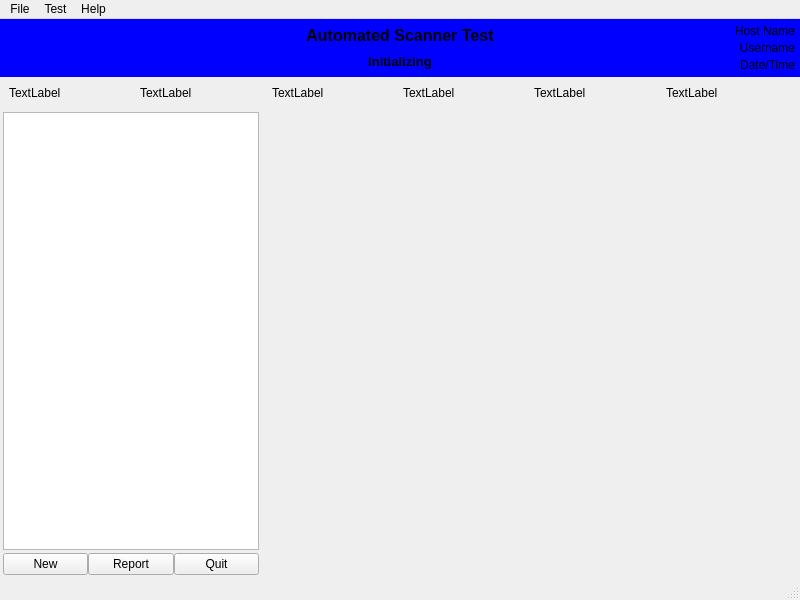
<?xml version="1.0" encoding="UTF-8"?>
<ui version="4.0">
 <class>TesterWindow</class>
 <widget class="QMainWindow" name="TesterWindow">
  <property name="geometry">
   <rect>
    <x>0</x>
    <y>0</y>
    <width>800</width>
    <height>600</height>
   </rect>
  </property>
  <property name="minimumSize">
   <size>
    <width>800</width>
    <height>600</height>
   </size>
  </property>
  <property name="windowTitle">
   <string>Automated Scanner Test</string>
  </property>
  <property name="windowIcon">
   <iconset resource="../asset/tester.qrc">
    <normaloff>:/rsc/Pangolin.ico</normaloff>:/rsc/Pangolin.ico</iconset>
  </property>
  <property name="toolTip">
   <string>Functional tests of Pangolin Laser System scanners</string>
  </property>
  <widget class="QWidget" name="widgetMain">
   <property name="sizePolicy">
    <sizepolicy hsizetype="Preferred" vsizetype="Preferred">
     <horstretch>0</horstretch>
     <verstretch>0</verstretch>
    </sizepolicy>
   </property>
   <layout class="QVBoxLayout" name="layoutMain">
    <property name="spacing">
     <number>0</number>
    </property>
    <property name="sizeConstraint">
     <enum>QLayout::SizeConstraint::SetMinimumSize</enum>
    </property>
    <property name="leftMargin">
     <number>0</number>
    </property>
    <property name="topMargin">
     <number>0</number>
    </property>
    <property name="rightMargin">
     <number>0</number>
    </property>
    <property name="bottomMargin">
     <number>0</number>
    </property>
    <item>
     <widget class="QFrame" name="frameTitle">
      <property name="sizePolicy">
       <sizepolicy hsizetype="Preferred" vsizetype="Preferred">
        <horstretch>0</horstretch>
        <verstretch>0</verstretch>
       </sizepolicy>
      </property>
      <property name="autoFillBackground">
       <bool>false</bool>
      </property>
      <property name="styleSheet">
       <string notr="true">background-color: rgb(0, 0, 255);</string>
      </property>
      <property name="frameShape">
       <enum>QFrame::Shape::NoFrame</enum>
      </property>
      <property name="frameShadow">
       <enum>QFrame::Shadow::Raised</enum>
      </property>
      <layout class="QHBoxLayout" name="layoutTitle">
       <property name="spacing">
        <number>5</number>
       </property>
       <property name="sizeConstraint">
        <enum>QLayout::SizeConstraint::SetDefaultConstraint</enum>
       </property>
       <property name="leftMargin">
        <number>5</number>
       </property>
       <property name="topMargin">
        <number>5</number>
       </property>
       <property name="rightMargin">
        <number>5</number>
       </property>
       <property name="bottomMargin">
        <number>5</number>
       </property>
       <item>
        <widget class="QWidget" name="widgetLogo" native="true">
         <property name="sizePolicy">
          <sizepolicy hsizetype="Expanding" vsizetype="Minimum">
           <horstretch>0</horstretch>
           <verstretch>0</verstretch>
          </sizepolicy>
         </property>
         <layout class="QVBoxLayout" name="layoutLogo">
          <property name="spacing">
           <number>0</number>
          </property>
          <property name="leftMargin">
           <number>0</number>
          </property>
          <property name="topMargin">
           <number>0</number>
          </property>
          <property name="rightMargin">
           <number>0</number>
          </property>
          <property name="bottomMargin">
           <number>0</number>
          </property>
          <item>
           <widget class="QLabel" name="labelLogo">
            <property name="sizePolicy">
             <sizepolicy hsizetype="Fixed" vsizetype="Fixed">
              <horstretch>0</horstretch>
              <verstretch>0</verstretch>
             </sizepolicy>
            </property>
            <property name="text">
             <string/>
            </property>
            <property name="pixmap">
             <pixmap resource="../asset/tester.qrc">:/rsc/logo.png</pixmap>
            </property>
           </widget>
          </item>
         </layout>
        </widget>
       </item>
       <item>
        <widget class="QWidget" name="widgetTitle" native="true">
         <property name="sizePolicy">
          <sizepolicy hsizetype="Expanding" vsizetype="Preferred">
           <horstretch>0</horstretch>
           <verstretch>0</verstretch>
          </sizepolicy>
         </property>
         <layout class="QVBoxLayout" name="layoutTitles">
          <property name="spacing">
           <number>3</number>
          </property>
          <property name="leftMargin">
           <number>0</number>
          </property>
          <property name="topMargin">
           <number>0</number>
          </property>
          <property name="rightMargin">
           <number>0</number>
          </property>
          <property name="bottomMargin">
           <number>0</number>
          </property>
          <item>
           <widget class="QLabel" name="labelTitle">
            <property name="sizePolicy">
             <sizepolicy hsizetype="Expanding" vsizetype="Minimum">
              <horstretch>0</horstretch>
              <verstretch>0</verstretch>
             </sizepolicy>
            </property>
            <property name="font">
             <font>
              <pointsize>12</pointsize>
              <bold>true</bold>
             </font>
            </property>
            <property name="text">
             <string>Automated Scanner Test</string>
            </property>
            <property name="alignment">
             <set>Qt::AlignmentFlag::AlignCenter</set>
            </property>
           </widget>
          </item>
          <item>
           <widget class="QLabel" name="labelSubtitle">
            <property name="sizePolicy">
             <sizepolicy hsizetype="Expanding" vsizetype="Minimum">
              <horstretch>0</horstretch>
              <verstretch>0</verstretch>
             </sizepolicy>
            </property>
            <property name="font">
             <font>
              <pointsize>10</pointsize>
              <bold>true</bold>
             </font>
            </property>
            <property name="text">
             <string>Initializing</string>
            </property>
            <property name="alignment">
             <set>Qt::AlignmentFlag::AlignCenter</set>
            </property>
           </widget>
          </item>
         </layout>
        </widget>
       </item>
       <item>
        <widget class="QWidget" name="widgetUserInfo" native="true">
         <property name="sizePolicy">
          <sizepolicy hsizetype="Expanding" vsizetype="Preferred">
           <horstretch>0</horstretch>
           <verstretch>0</verstretch>
          </sizepolicy>
         </property>
         <property name="mouseTracking">
          <bool>false</bool>
         </property>
         <layout class="QVBoxLayout" name="layoutUserInfo">
          <property name="spacing">
           <number>3</number>
          </property>
          <property name="leftMargin">
           <number>0</number>
          </property>
          <property name="topMargin">
           <number>0</number>
          </property>
          <property name="rightMargin">
           <number>0</number>
          </property>
          <property name="bottomMargin">
           <number>0</number>
          </property>
          <item>
           <widget class="QLabel" name="labelComputerName">
            <property name="sizePolicy">
             <sizepolicy hsizetype="Expanding" vsizetype="Minimum">
              <horstretch>0</horstretch>
              <verstretch>0</verstretch>
             </sizepolicy>
            </property>
            <property name="frameShadow">
             <enum>QFrame::Shadow::Plain</enum>
            </property>
            <property name="text">
             <string>Host Name</string>
            </property>
            <property name="alignment">
             <set>Qt::AlignmentFlag::AlignRight|Qt::AlignmentFlag::AlignTrailing|Qt::AlignmentFlag::AlignVCenter</set>
            </property>
           </widget>
          </item>
          <item>
           <widget class="QLabel" name="labelTesterName">
            <property name="sizePolicy">
             <sizepolicy hsizetype="Expanding" vsizetype="Minimum">
              <horstretch>0</horstretch>
              <verstretch>0</verstretch>
             </sizepolicy>
            </property>
            <property name="text">
             <string>Username</string>
            </property>
            <property name="alignment">
             <set>Qt::AlignmentFlag::AlignRight|Qt::AlignmentFlag::AlignTrailing|Qt::AlignmentFlag::AlignVCenter</set>
            </property>
           </widget>
          </item>
          <item>
           <widget class="QLabel" name="labelCurrentTime">
            <property name="sizePolicy">
             <sizepolicy hsizetype="Expanding" vsizetype="Minimum">
              <horstretch>0</horstretch>
              <verstretch>0</verstretch>
             </sizepolicy>
            </property>
            <property name="text">
             <string>Date/Time</string>
            </property>
            <property name="alignment">
             <set>Qt::AlignmentFlag::AlignRight|Qt::AlignmentFlag::AlignTrailing|Qt::AlignmentFlag::AlignVCenter</set>
            </property>
           </widget>
          </item>
         </layout>
        </widget>
       </item>
      </layout>
     </widget>
    </item>
    <item>
     <widget class="QWidget" name="widgetSequenceParameters" native="true">
      <layout class="QHBoxLayout" name="layoutSequenceParameters">
       <item>
        <widget class="QLabel" name="labelSerialNumber">
         <property name="text">
          <string>TextLabel</string>
         </property>
        </widget>
       </item>
       <item>
        <widget class="QLabel" name="labelModelName">
         <property name="text">
          <string>TextLabel</string>
         </property>
        </widget>
       </item>
       <item>
        <widget class="QLabel" name="labelStartTime">
         <property name="text">
          <string>TextLabel</string>
         </property>
        </widget>
       </item>
       <item>
        <widget class="QLabel" name="labelEndTime">
         <property name="text">
          <string>TextLabel</string>
         </property>
        </widget>
       </item>
       <item>
        <widget class="QLabel" name="labelDuration">
         <property name="text">
          <string>TextLabel</string>
         </property>
        </widget>
       </item>
       <item>
        <widget class="QLabel" name="labelStatus">
         <property name="text">
          <string>TextLabel</string>
         </property>
        </widget>
       </item>
      </layout>
     </widget>
    </item>
    <item>
     <widget class="QWidget" name="widgetTestSequence" native="true">
      <layout class="QHBoxLayout" name="layoutTestSequence">
       <property name="spacing">
        <number>0</number>
       </property>
       <property name="leftMargin">
        <number>0</number>
       </property>
       <property name="topMargin">
        <number>0</number>
       </property>
       <property name="rightMargin">
        <number>0</number>
       </property>
       <property name="bottomMargin">
        <number>0</number>
       </property>
       <item alignment="Qt::AlignmentFlag::AlignLeft">
        <widget class="QFrame" name="frameSequenceControl">
         <property name="sizePolicy">
          <sizepolicy hsizetype="Preferred" vsizetype="Preferred">
           <horstretch>0</horstretch>
           <verstretch>0</verstretch>
          </sizepolicy>
         </property>
         <property name="frameShape">
          <enum>QFrame::Shape::NoFrame</enum>
         </property>
         <layout class="QVBoxLayout" name="layoutSequenceControl">
          <property name="spacing">
           <number>3</number>
          </property>
          <property name="leftMargin">
           <number>3</number>
          </property>
          <property name="topMargin">
           <number>3</number>
          </property>
          <property name="rightMargin">
           <number>3</number>
          </property>
          <property name="bottomMargin">
           <number>3</number>
          </property>
          <item>
           <widget class="QTableView" name="tableSequence">
            <property name="enabled">
             <bool>true</bool>
            </property>
            <property name="sizePolicy">
             <sizepolicy hsizetype="Fixed" vsizetype="Expanding">
              <horstretch>0</horstretch>
              <verstretch>0</verstretch>
             </sizepolicy>
            </property>
            <property name="midLineWidth">
             <number>1</number>
            </property>
            <property name="horizontalScrollBarPolicy">
             <enum>Qt::ScrollBarPolicy::ScrollBarAlwaysOff</enum>
            </property>
            <property name="alternatingRowColors">
             <bool>true</bool>
            </property>
           </widget>
          </item>
          <item>
           <widget class="QWidget" name="widgetSequenceButtons" native="true">
            <property name="sizePolicy">
             <sizepolicy hsizetype="Preferred" vsizetype="Fixed">
              <horstretch>0</horstretch>
              <verstretch>0</verstretch>
             </sizepolicy>
            </property>
            <layout class="QHBoxLayout" name="layoutSequenceButtons">
             <property name="spacing">
              <number>0</number>
             </property>
             <property name="leftMargin">
              <number>0</number>
             </property>
             <property name="topMargin">
              <number>0</number>
             </property>
             <property name="rightMargin">
              <number>0</number>
             </property>
             <property name="bottomMargin">
              <number>0</number>
             </property>
             <item>
              <widget class="QPushButton" name="buttonNew">
               <property name="sizePolicy">
                <sizepolicy hsizetype="Expanding" vsizetype="Fixed">
                 <horstretch>0</horstretch>
                 <verstretch>0</verstretch>
                </sizepolicy>
               </property>
               <property name="text">
                <string>New</string>
               </property>
               <property name="icon">
                <iconset theme="QIcon::ThemeIcon::MediaPlaybackStart"/>
               </property>
               <property name="shortcut">
                <string>Ctrl+N</string>
               </property>
              </widget>
             </item>
             <item>
              <widget class="QPushButton" name="buttonReport">
               <property name="sizePolicy">
                <sizepolicy hsizetype="Expanding" vsizetype="Fixed">
                 <horstretch>0</horstretch>
                 <verstretch>0</verstretch>
                </sizepolicy>
               </property>
               <property name="text">
                <string>Report</string>
               </property>
               <property name="icon">
                <iconset theme="QIcon::ThemeIcon::DocumentPrint"/>
               </property>
               <property name="shortcut">
                <string>Ctrl+R</string>
               </property>
              </widget>
             </item>
             <item>
              <widget class="QPushButton" name="buttonQuit">
               <property name="sizePolicy">
                <sizepolicy hsizetype="Expanding" vsizetype="Fixed">
                 <horstretch>0</horstretch>
                 <verstretch>0</verstretch>
                </sizepolicy>
               </property>
               <property name="text">
                <string>Quit</string>
               </property>
               <property name="icon">
                <iconset theme="QIcon::ThemeIcon::ApplicationExit"/>
               </property>
               <property name="shortcut">
                <string>Ctrl+Q</string>
               </property>
              </widget>
             </item>
            </layout>
           </widget>
          </item>
         </layout>
        </widget>
       </item>
       <item>
        <widget class="QWidget" name="widgetTest" native="true">
         <property name="sizePolicy">
          <sizepolicy hsizetype="Expanding" vsizetype="Expanding">
           <horstretch>0</horstretch>
           <verstretch>0</verstretch>
          </sizepolicy>
         </property>
         <property name="maximumSize">
          <size>
           <width>388</width>
           <height>464</height>
          </size>
         </property>
        </widget>
       </item>
      </layout>
     </widget>
    </item>
   </layout>
  </widget>
  <widget class="QStatusBar" name="statusBar"/>
  <widget class="QMenuBar" name="menuBar">
   <property name="geometry">
    <rect>
     <x>0</x>
     <y>0</y>
     <width>800</width>
     <height>33</height>
    </rect>
   </property>
   <widget class="QMenu" name="menuFile">
    <property name="title">
     <string>File</string>
    </property>
    <addaction name="actionOpen"/>
    <addaction name="actionSave"/>
    <addaction name="separator"/>
    <addaction name="actionExit"/>
   </widget>
   <widget class="QMenu" name="menuTest">
    <property name="title">
     <string>Test</string>
    </property>
    <addaction name="actionStart"/>
    <addaction name="actionStop"/>
    <addaction name="separator"/>
    <addaction name="actionReport"/>
   </widget>
   <widget class="QMenu" name="menuHelp">
    <property name="title">
     <string>Help</string>
    </property>
    <addaction name="actionAbout"/>
   </widget>
   <addaction name="menuFile"/>
   <addaction name="menuTest"/>
   <addaction name="menuHelp"/>
  </widget>
  <action name="actionOpen">
   <property name="icon">
    <iconset theme="QIcon::ThemeIcon::DocumentOpen"/>
   </property>
   <property name="text">
    <string>Open</string>
   </property>
   <property name="toolTip">
    <string>&lt;html&gt;&lt;head/&gt;&lt;body&gt;&lt;p&gt;Open saved test results&lt;/p&gt;&lt;/body&gt;&lt;/html&gt;</string>
   </property>
   <property name="shortcut">
    <string>Ctrl+O</string>
   </property>
  </action>
  <action name="actionSave">
   <property name="icon">
    <iconset theme="QIcon::ThemeIcon::DocumentSaveAs"/>
   </property>
   <property name="text">
    <string>Save</string>
   </property>
   <property name="toolTip">
    <string>&lt;html&gt;&lt;head/&gt;&lt;body&gt;&lt;p&gt;Save test results to a file&lt;/p&gt;&lt;/body&gt;&lt;/html&gt;</string>
   </property>
   <property name="shortcut">
    <string>Ctrl+S</string>
   </property>
  </action>
  <action name="actionExit">
   <property name="icon">
    <iconset theme="QIcon::ThemeIcon::ApplicationExit"/>
   </property>
   <property name="text">
    <string>Exit</string>
   </property>
   <property name="toolTip">
    <string>&lt;html&gt;&lt;head/&gt;&lt;body&gt;&lt;p&gt;Exit the application&lt;/p&gt;&lt;/body&gt;&lt;/html&gt;</string>
   </property>
   <property name="shortcut">
    <string>Ctrl+Q</string>
   </property>
  </action>
  <action name="actionStart">
   <property name="icon">
    <iconset theme="QIcon::ThemeIcon::MediaPlaybackStart"/>
   </property>
   <property name="text">
    <string>New Test</string>
   </property>
   <property name="toolTip">
    <string>&lt;html&gt;&lt;head/&gt;&lt;body&gt;&lt;p&gt;Start a new test sequence&lt;/p&gt;&lt;/body&gt;&lt;/html&gt;</string>
   </property>
   <property name="shortcut">
    <string>Ctrl+N</string>
   </property>
  </action>
  <action name="actionStop">
   <property name="icon">
    <iconset theme="QIcon::ThemeIcon::MediaPlaybackStop"/>
   </property>
   <property name="text">
    <string>Stop Test</string>
   </property>
   <property name="toolTip">
    <string>&lt;html&gt;&lt;head/&gt;&lt;body&gt;&lt;p&gt;Interrupt running test before completion&lt;/p&gt;&lt;/body&gt;&lt;/html&gt;</string>
   </property>
   <property name="shortcut">
    <string>Ctrl+X</string>
   </property>
  </action>
  <action name="actionReport">
   <property name="icon">
    <iconset theme="QIcon::ThemeIcon::DocumentPrint"/>
   </property>
   <property name="text">
    <string>Generate Report</string>
   </property>
   <property name="toolTip">
    <string>&lt;html&gt;&lt;head/&gt;&lt;body&gt;&lt;p&gt;Generate a PDF report from the results of the current test&lt;/p&gt;&lt;/body&gt;&lt;/html&gt;</string>
   </property>
   <property name="shortcut">
    <string>Ctrl+R</string>
   </property>
  </action>
  <action name="actionAbout">
   <property name="icon">
    <iconset theme="QIcon::ThemeIcon::HelpAbout"/>
   </property>
   <property name="text">
    <string>About</string>
   </property>
   <property name="toolTip">
    <string>&lt;html&gt;&lt;head/&gt;&lt;body&gt;&lt;p&gt;Display about dialog&lt;/p&gt;&lt;/body&gt;&lt;/html&gt;</string>
   </property>
   <property name="shortcut">
    <string>Ctrl+A</string>
   </property>
  </action>
 </widget>
 <resources>
  <include location="../asset/tester.qrc"/>
 </resources>
 <connections>
  <connection>
   <sender>buttonQuit</sender>
   <signal>clicked()</signal>
   <receiver>actionExit</receiver>
   <slot>trigger()</slot>
   <hints>
    <hint type="sourcelabel">
     <x>226</x>
     <y>563</y>
    </hint>
    <hint type="destinationlabel">
     <x>-1</x>
     <y>-1</y>
    </hint>
   </hints>
  </connection>
  <connection>
   <sender>buttonNew</sender>
   <signal>clicked()</signal>
   <receiver>actionStart</receiver>
   <slot>trigger()</slot>
   <hints>
    <hint type="sourcelabel">
     <x>49</x>
     <y>563</y>
    </hint>
    <hint type="destinationlabel">
     <x>-1</x>
     <y>-1</y>
    </hint>
   </hints>
  </connection>
  <connection>
   <sender>buttonReport</sender>
   <signal>clicked()</signal>
   <receiver>actionReport</receiver>
   <slot>trigger()</slot>
   <hints>
    <hint type="sourcelabel">
     <x>138</x>
     <y>563</y>
    </hint>
    <hint type="destinationlabel">
     <x>-1</x>
     <y>-1</y>
    </hint>
   </hints>
  </connection>
  <connection>
   <sender>actionExit</sender>
   <signal>triggered()</signal>
   <receiver>TesterWindow</receiver>
   <slot>close()</slot>
   <hints>
    <hint type="sourcelabel">
     <x>-1</x>
     <y>-1</y>
    </hint>
    <hint type="destinationlabel">
     <x>399</x>
     <y>300</y>
    </hint>
   </hints>
  </connection>
 </connections>
</ui>
